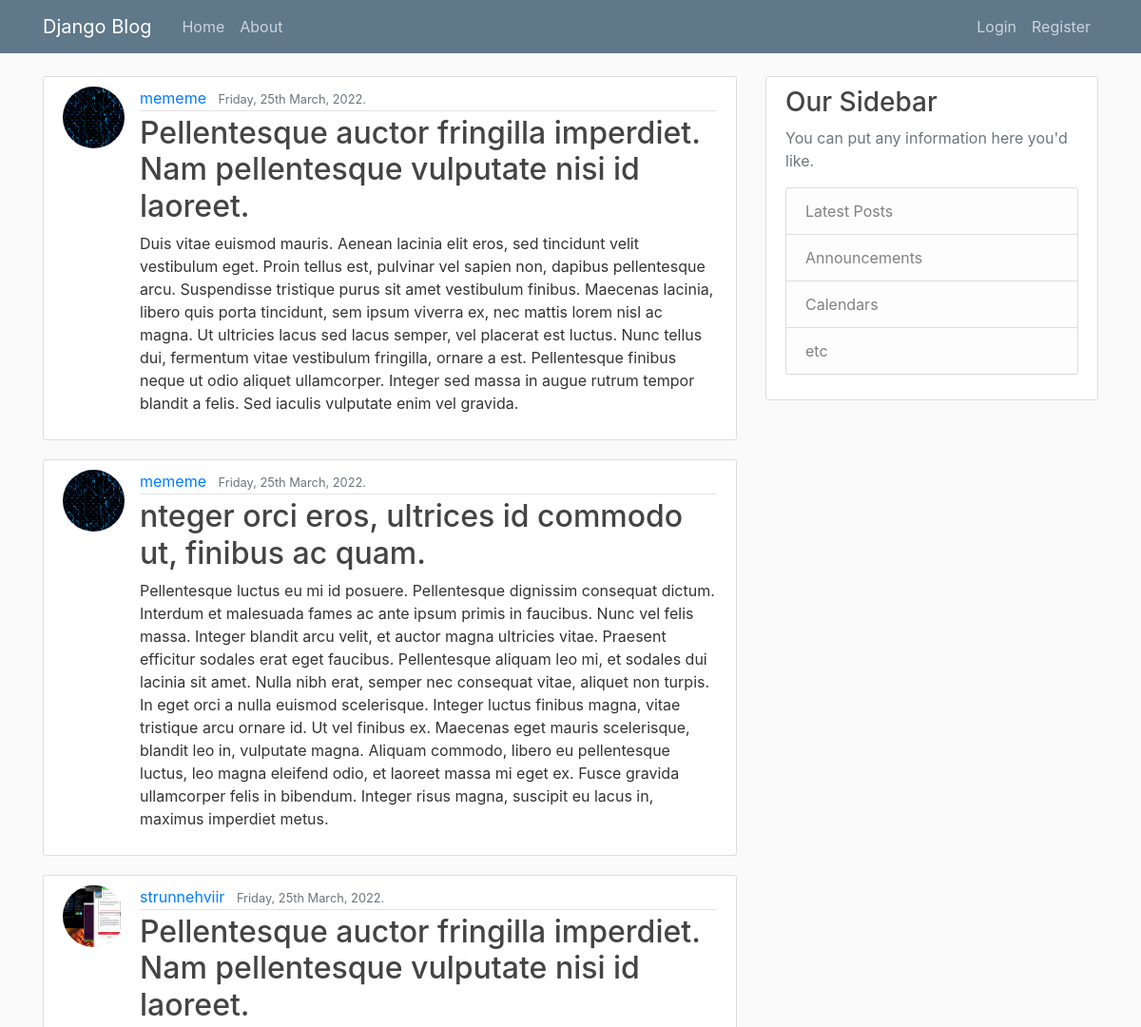
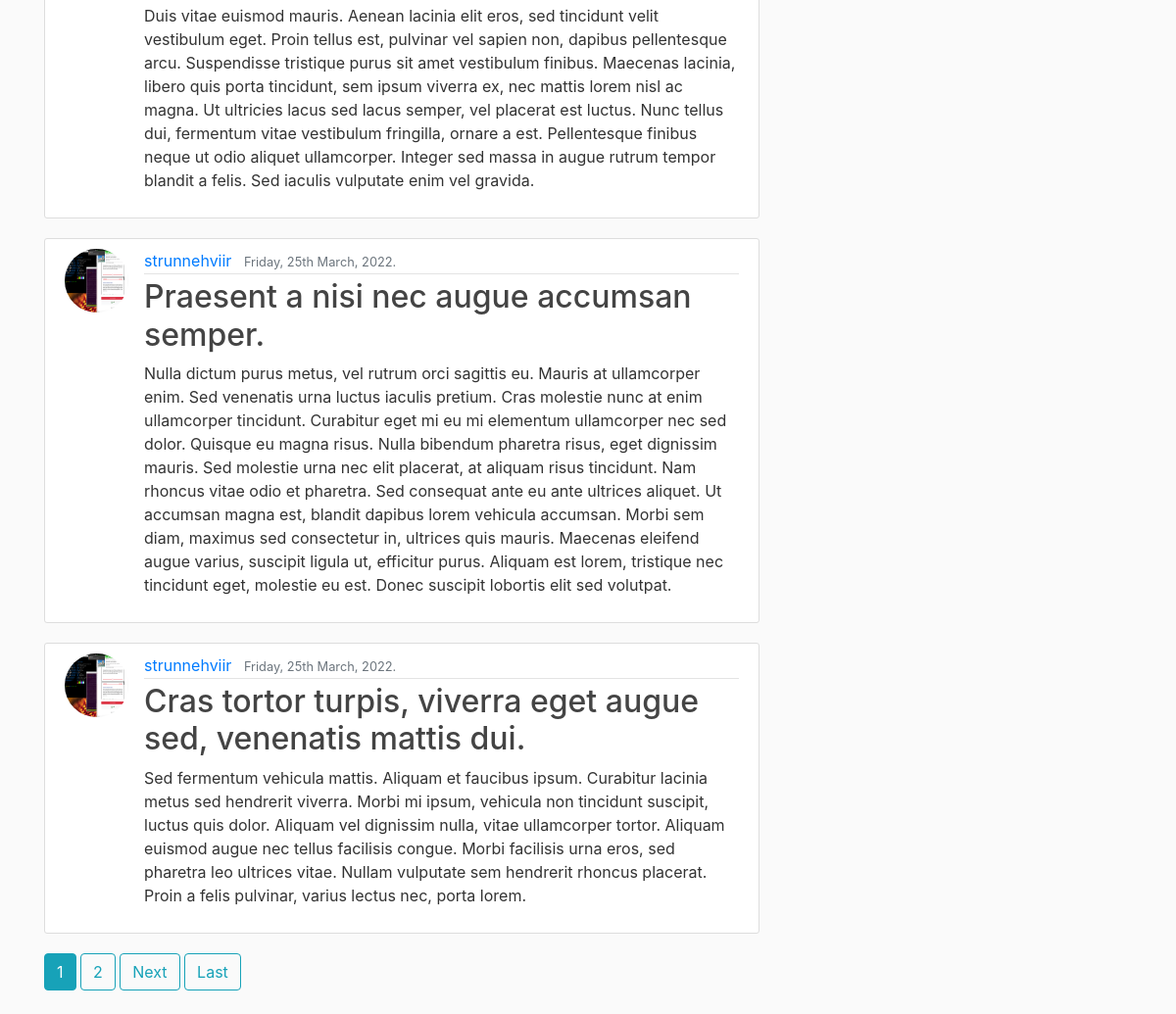
The page / on the database its author committed (2 pictures, top to bottom).
### blog/models.py (models this page shows, shortened)
class Post(models.Model):
	title = models.CharField(max_length=100)
	content = models.TextField()
	date_posted = models.DateTimeField(default=timezone.now)
	author = models.ForeignKey(User, on_delete=models.CASCADE)

### users/models.py (models this page shows, shortened)
class Profile(models.Model):
	user = models.OneToOneField(User, on_delete=models.CASCADE)
	image = models.ImageField(default='default.jpg', upload_to='profile_pics')

### blog/views.py (the view)
# urls.py: path('',  PostListView.as_view(), name='blog-home'),
class PostListView(ListView):
	model = Post
	template_name = 'blog/home.html'
	context_object_name = 'posts'
	ordering = ['-date_posted']
	paginate_by = 5

### blog/templates/blog/home.html (shortened to what this page needs)
	{%extends "blog/base.html"%}
	{%block content%}
		{% for post in posts %}
		<article class="media content-section">
			<img class ="rounded-circle article-img"src="{{post.author.profile.image.url}}">
		  <div class="media-body">
		    <div class="article-metadata">
		      <a class="mr-2" href="{% url 'user-post' post.author.username%}">{{ post.author }}</a>
		      <small class="text-muted">{{ post.date_posted| date:"l, dS F, Y." }}</small>
		    </div>
		    <h2><a class="article-title" href="{%url 'post-detail' post.id%}">{{ post.title }}</a></h2>
		    <p class="article-content">{{ post.content }}</p>
		  </div>
		</article>
		{% endfor %}
		{%if is_paginated%}
			{%for num in page_obj.paginator.page_range%}
				{% if page_obj.number == num %}
					<a class = "btn btn-info mb-4" href="?page={{num}}">{{num}}</a>
				{%elif num > page_obj.number|add:'-2' and num < page_obj.number|add:'2'%}
					<a class = "btn btn-outline-info mb-4" href="?page={{num}}">{{num}}</a>
				{%endif%}
			{%endfor%}
			{%if page_obj.has_next%}
				<a class = "btn btn-outline-info mb-4" href="?page={{page_obj.next_page_number}}">Next</a>
				<a class = "btn btn-outline-info mb-4" href="?page={{page_obj.paginator.num_pages}}">Last</a>
			{%endif%}
		{%endif%}
	{% endblock content %}

### blog/templates/blog/base.html (shortened to what this page needs)
{%load static%}
<!DOCTYPE html>
<html>
<head>
    <link rel="stylesheet" href="https://cdn.jsdelivr.net/npm/bootstrap@4.1.3/dist/css/bootstrap.min.css">
    <link rel="stylesheet" type="text/css" href="{%static 'blog/main.css'%}">
</head>
<body>
	<header class="site-header">
	  <nav class="navbar navbar-expand-md navbar-dark bg-steel fixed-top">
	    <div class="container">
	      <a class="navbar-brand mr-4" href="{%url 'blog-home'%}">Django Blog</a>
	      <div class="collapse navbar-collapse" id="navbarToggle">
	        <div class="navbar-nav mr-auto">
	          <a class="nav-item nav-link" href="{%url 'blog-home'%}">Home</a>
	          <a class="nav-item nav-link" href="{%url 'blog-about'%}">About</a>
	        </div>
	        <div class="navbar-nav">
	        	{% if user.is_authenticated %}
	        		<a class="nav-item nav-link" href="{% url 'post-create'%}">Create a Post? </a>
	        		<a class="nav-item nav-link" href="{% url 'profile'%}">{{user.username}}'s Profile</a>
	        		<a class="nav-item nav-link" href="{% url 'logout'%}">Logout</a>
	        	{%else%}
		          <a class="nav-item nav-link" href="{% url 'login'%}">Login</a>
		          <a class="nav-item nav-link" href="{% url 'register'%}">Register</a>
		        {%endif%}
	        </div>
	      </div>
	    </div>
	  </nav>
	</header>
	<main role="main" class="container">
	  <div class="row">
	    <div class="col-md-8">
	      {% block content %}{% endblock %}
	    </div>
	    <div class="col-md-4">
	      <div class="content-section">
	        <h3>Our Sidebar</h3>
	        <p class='text-muted'>You can put any information here you'd like.
	          <ul class="list-group">
	            <li class="list-group-item list-group-item-light">Latest Posts</li>
	            <li class="list-group-item list-group-item-light">Announcements</li>
	            <li class="list-group-item list-group-item-light">Calendars</li>
	            <li class="list-group-item list-group-item-light">etc</li>
	          </ul>
	        </p>
	      </div>
	    </div>
	  </div>
	</main>
</body>
</html>

### blog/static/blog/main.css (style rules this page uses)
body { background: #fafafa; color: #333333; margin-top: 5rem; }
h1, h2, h3, h4, h5, h6 { color: #444444; }
ul { margin: 0; }
.bg-steel { background-color: #5f788a; }
.site-header .navbar-nav .nav-link { color: #cbd5db; }
.content-section { background: #ffffff; padding: 10px 20px; border: 1px solid #dddddd; border-radius: 3px; margin-bottom: 20px; }
.article-title { color: #444444; }
.article-content { white-space: pre-line; }
.article-img { height: 65px; width: 65px; margin-right: 16px; }
.article-metadata { padding-bottom: 1px; margin-bottom: 4px; border-bottom: 1px solid #e3e3e3 }

### rows shown on the page
Post: author.profile.image (picture), author "mememe", date_posted "Friday, 25th March, 2022.", title "Pellentesque auctor fringilla imperdiet. Nam pellentesque vulputate nisi id laoreet.", content "Duis vitae euismod mauris. Aenean lacinia elit eros, sed tincidunt velit vestibulum eget. Proin tellus est, pulvinar vel sapien non, dapibus pellentesque arcu. Suspendisse tristique purus sit amet vestibulum finibus. Maecenas lacinia, libero quis porta tincidunt, sem ipsum viverra ex, nec mattis lorem nisl ac magna. Ut ultricies lacus sed lacus semper, vel placerat est luctus. Nunc tellus dui, fermentum vitae vestibulum fringilla, ornare a est. Pellentesque finibus neque ut odio aliquet ullamcorper. Integer sed massa in augue rutrum tempor blandit a felis. Sed iaculis vulputate enim vel gravida."
Post: author.profile.image (picture), author "mememe", date_posted "Friday, 25th March, 2022.", title "nteger orci eros, ultrices id commodo ut, finibus ac quam.", content "Pellentesque luctus eu mi id posuere. Pellentesque dignissim consequat dictum. Interdum et malesuada fames ac ante ipsum primis in faucibus. Nunc vel felis massa. Integer blandit arcu velit, et auctor magna ultricies vitae. Praesent efficitur sodales erat eget faucibus. Pellentesque aliquam leo mi, et sodales dui lacinia sit amet. Nulla nibh erat, semper nec consequat vitae, aliquet non turpis. In eget orci a nulla euismod scelerisque. Integer luctus finibus magna, vitae tristique arcu ornare id. Ut vel finibus ex. Maecenas eget mauris scelerisque, blandit leo in, vulputate magna. Aliquam commodo, libero eu pellentesque luctus, leo magna eleifend odio, et laoreet massa mi eget ex. Fusce…"
Post: author.profile.image (picture), author "strunnehviir", date_posted "Friday, 25th March, 2022.", title "Pellentesque auctor fringilla imperdiet. Nam pellentesque vulputate nisi id laoreet.", content "Duis vitae euismod mauris. Aenean lacinia elit eros, sed tincidunt velit vestibulum eget. Proin tellus est, pulvinar vel sapien non, dapibus pellentesque arcu. Suspendisse tristique purus sit amet vestibulum finibus. Maecenas lacinia, libero quis porta tincidunt, sem ipsum viverra ex, nec mattis lorem nisl ac magna. Ut ultricies lacus sed lacus semper, vel placerat est luctus. Nunc tellus dui, fermentum vitae vestibulum fringilla, ornare a est. Pellentesque finibus neque ut odio aliquet ullamcorper. Integer sed massa in augue rutrum tempor blandit a felis. Sed iaculis vulputate enim vel gravida."
Post: author.profile.image (picture), author "strunnehviir", date_posted "Friday, 25th March, 2022.", title "Praesent a nisi nec augue accumsan semper.", content "Nulla dictum purus metus, vel rutrum orci sagittis eu. Mauris at ullamcorper enim. Sed venenatis urna luctus iaculis pretium. Cras molestie nunc at enim ullamcorper tincidunt. Curabitur eget mi eu mi elementum ullamcorper nec sed dolor. Quisque eu magna risus. Nulla bibendum pharetra risus, eget dignissim mauris. Sed molestie urna nec elit placerat, at aliquam risus tincidunt. Nam rhoncus vitae odio et pharetra. Sed consequat ante eu ante ultrices aliquet. Ut accumsan magna est, blandit dapibus lorem vehicula accumsan. Morbi sem diam, maximus sed consectetur in, ultrices quis mauris. Maecenas eleifend augue varius, suscipit ligula ut, efficitur purus. Aliquam est lorem, tristique nec…"
Post: author.profile.image (picture), author "strunnehviir", date_posted "Friday, 25th March, 2022.", title "Cras tortor turpis, viverra eget augue sed, venenatis mattis dui.", content "Sed fermentum vehicula mattis. Aliquam et faucibus ipsum. Curabitur lacinia metus sed hendrerit viverra. Morbi mi ipsum, vehicula non tincidunt suscipit, luctus quis dolor. Aliquam vel dignissim nulla, vitae ullamcorper tortor. Aliquam euismod augue nec tellus facilisis congue. Morbi facilisis urna eros, sed pharetra leo ultrices vitae. Nullam vulputate sem hendrerit rhoncus placerat. Proin a felis pulvinar, varius lectus nec, porta lorem."

### other values the page prints
{{ num }} "1"
{{ num }} "2"
